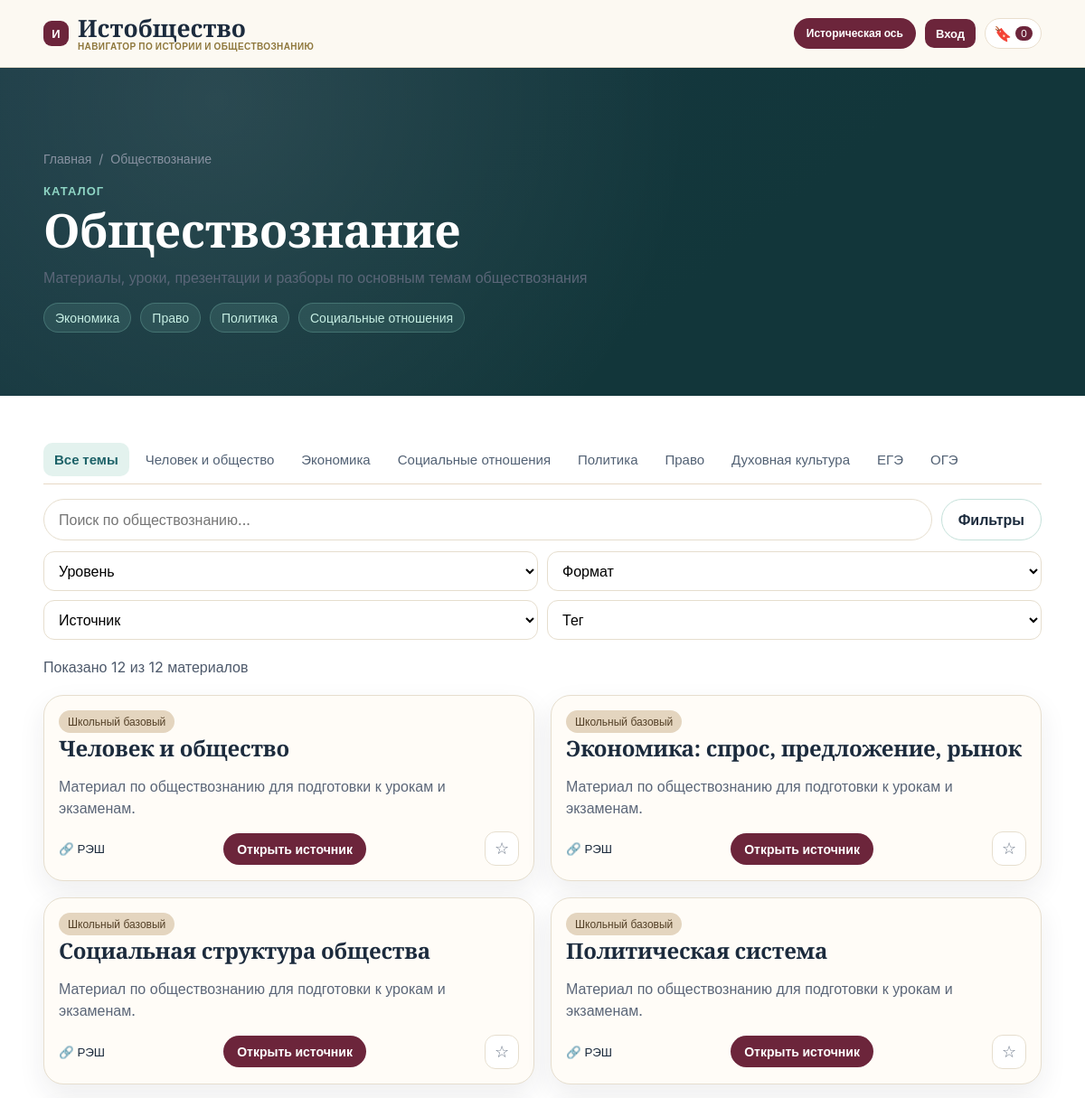
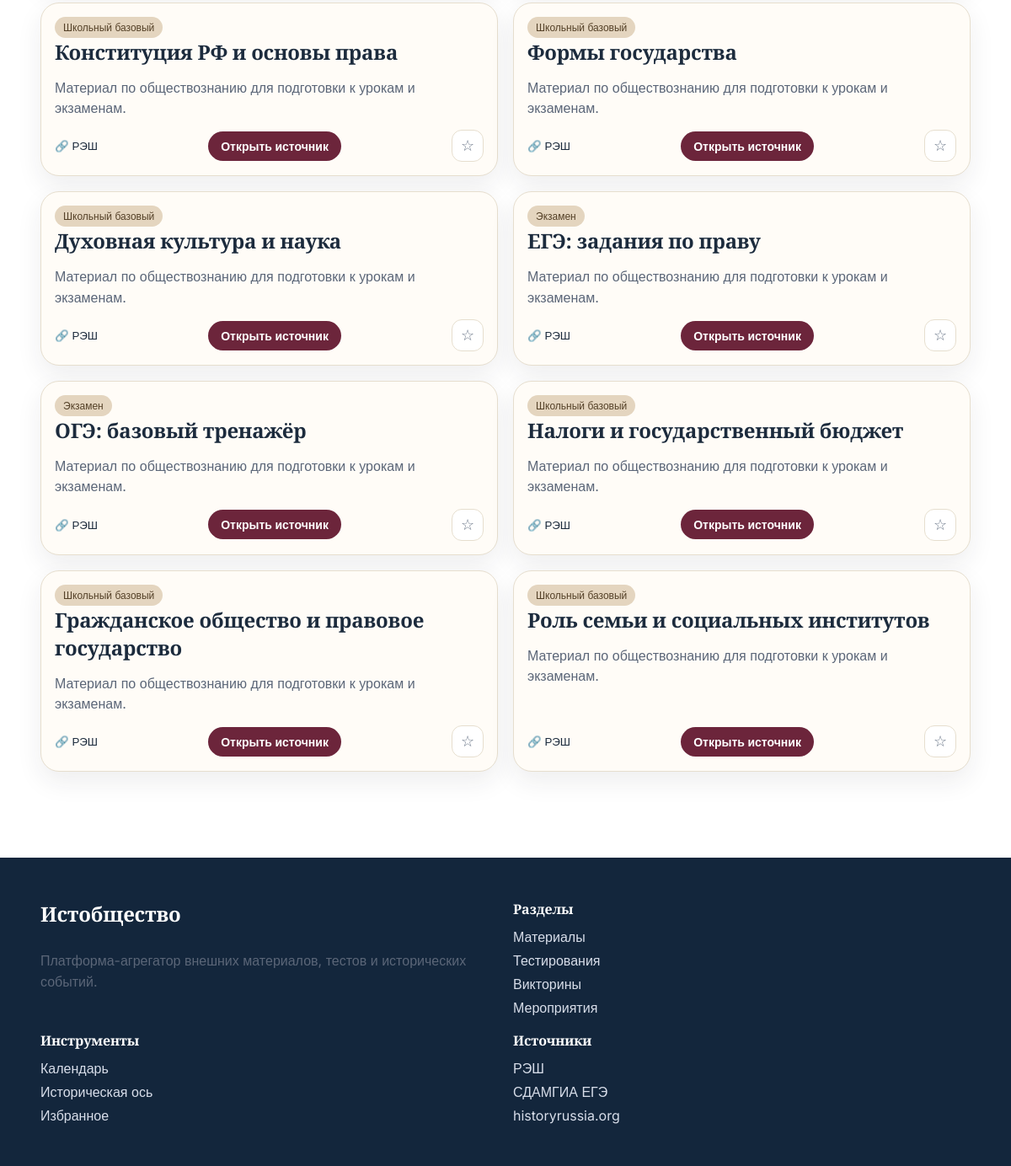
The app's page /social/ with its own data (2 pictures, top to bottom).
### apps/common/models.py (models this page shows, shortened)
class Tag(models.Model):
    name = models.CharField(max_length=128, unique=True)
    slug = models.SlugField(max_length=128, unique=True)
    tag_type = models.CharField(max_length=64, choices=TAG_TYPE_CHOICES, default="topic")
    color = models.CharField(max_length=20, default="#E6E8EE")
    is_featured = models.BooleanField(default=False)
    sort_order = models.PositiveIntegerField(default=0)
    class Meta:
        ordering = ["sort_order", "name"]

class TimeStampedModel(models.Model):
    created_at = models.DateTimeField(auto_now_add=True)
    updated_at = models.DateTimeField(auto_now=True)
    class Meta:
        abstract = True

class Source(TimeStampedModel):
    name = models.CharField(max_length=255, unique=True)
    slug = models.SlugField(max_length=255, unique=True)
    domain = models.CharField(max_length=255, blank=True)
    base_url = models.URLField(blank=True)
    source_type = models.CharField(max_length=64, choices=SOURCE_TYPE_CHOICES, default="external_education")
    logo = models.ImageField(upload_to="sources/logos/", blank=True, null=True)
    is_active = models.BooleanField(default=True)
    sort_order = models.PositiveIntegerField(default=0)
    class Meta:
        ordering = ["sort_order", "name"]

### apps/catalog/models.py (models this page shows, shortened)
class Material(TimeStampedModel):
    title = models.CharField(max_length=255)
    slug = models.SlugField(max_length=255, unique=True)
    short_description = models.TextField(blank=True)
    full_description = models.TextField(blank=True)
    section = models.CharField(max_length=32, choices=SECTION_CHOICES)
    material_kind = models.CharField(max_length=32, choices=MATERIAL_KIND_CHOICES, default="lesson")
    source = models.ForeignKey(Source, on_delete=models.PROTECT, related_name="materials")
    external_url = models.URLField(blank=True)
    primary_file = models.FileField(upload_to="materials/files/", blank=True, null=True)
    cover_image = models.ImageField(upload_to="materials/covers/", blank=True, null=True)
    badge_text = models.CharField(max_length=64, blank=True)
    level = models.CharField(max_length=32, choices=LEVEL_CHOICES, default="general")
    is_external_resource = models.BooleanField(default=True)
    is_published = models.BooleanField(default=True)
    is_archived = models.BooleanField(default=False)
    sort_order = models.PositiveIntegerField(default=0)
    published_at = models.DateTimeField(blank=True, null=True)
    link_priority = models.CharField(max_length=16, choices=LINK_PRIORITY_CHOICES, default="external")
    updated_by = models.ForeignKey(
        settings.AUTH_USER_MODEL,
        on_delete=models.SET_NULL,
        null=True,
        blank=True,
        related_name="updated_materials",
    )
    tags = models.ManyToManyField(Tag, related_name="materials", blank=True)
    class Meta:
        ordering = ["sort_order", "-published_at", "title"]

### apps/catalog/views.py (the view)
# urls.py: path("social/", views.social, name="social"),
def social(request):
    materials = _filtered_materials("social", request)
    categories = [
        "Все темы",
        "Человек и общество",
        "Экономика",
        "Социальные отношения",
        "Политика",
        "Право",
        "Духовная культура",
        "ЕГЭ",
        "ОГЭ",
    ]
    quick_topics = ["Экономика", "Право", "Политика", "Социальные отношения"]
    selected = {
        "q": request.GET.get("q", ""),
        "level": request.GET.get("level", ""),
        "material_kind": request.GET.get("material_kind", ""),
        "source": request.GET.get("source", ""),
        "tag": request.GET.get("tag", ""),
        "quick": request.GET.get("quick", ""),
        "staff_state": request.GET.get("staff_state", "all"),
    }
    context = {
        "materials": materials,
        "sources": Source.objects.filter(is_active=True),
        "tags": Tag.objects.filter(tag_type__in=["topic", "period", "era"]),
        "level_choices": LEVEL_CHOICES,
        "material_kind_choices": MATERIAL_KIND_CHOICES,
        "selected": selected,
        "categories": categories,
        "quick_topics": quick_topics,
        "total_count": materials.count(),
        "staff_mode": request.user.is_staff,
        "section_default": "social",
    }
    return render(request, "catalog/social.html", context)

### apps/core/context_processors.py (called while the page is built)
def site_meta(_request):
    return {
        "site_name": SITE_BRAND_NAME,
        "site_tagline": SITE_BRAND_TAGLINE,
    }

### apps/favorites/context_processors.py (called while the page is built)
def favorites_context(request):
    favorites = ensure_session_favorites(request)
    return {
        "favorites_count": total_favorites_count(favorites),
        "favorites_state": favorites,
    }

### apps/favorites/services.py (called while the page is built)
def _normalized_favorites(raw_favorites):
    fallback = {key: [] for key in FAVORITE_GROUPS}
    if not isinstance(raw_favorites, dict):
        return fallback
    normalized = {}
    for group in FAVORITE_GROUPS:
        values = raw_favorites.get(group, [])
        if isinstance(values, (list, tuple, set)):
            normalized[group] = [item for item in values if isinstance(item, int)]
        else:
            normalized[group] = []
    return normalized

def ensure_session_favorites(request):
    fallback = {key: [] for key in FAVORITE_GROUPS}
    try:
        session = getattr(request, "session", None)
        if session is None:
            return fallback
        favorites = session.get(settings.FAVORITES_SESSION_KEY)
        if not favorites:
            favorites = fallback.copy()
        return _normalized_favorites(favorites)
    except Exception:
        return fallback

def total_favorites_count(favorites):
    safe_favorites = _normalized_favorites(favorites)
    return sum(len(values) for values in safe_favorites.values())

### templates/catalog/social.html (shortened to what this page needs)
{% extends "base.html" %}
{% load static %}
{% block page_css %}<link rel="stylesheet" href="{% static 'css/pages/social.css' %}">{% endblock %}
{% block content %}
<section class="hero hero-dark social-hero">
  <div class="container">
    {% include "includes/components/breadcrumbs.html" with current="Обществознание" %}
    <p class="section-label">Каталог</p>
    <h1>Обществознание</h1>
    <p>Материалы, уроки, презентации и разборы по основным темам обществознания</p>
    <div class="chips chips-dark">
      {% for topic in quick_topics %}<span>{{ topic }}</span>{% endfor %}
    </div>
  </div>
</section>
<section class="container section">
  <div class="period-tabs social-tabs">
    {% for category in categories %}
      <button type="submit" form="social-filter-form" name="quick" value="{{ category }}" class="{% if selected.quick == category or not selected.quick and forloop.first %}is-active{% endif %}">{{ category }}</button>
    {% endfor %}
  </div>
  <form id="social-filter-form" class="filter-form" method="get" hx-get="/htmx/social/filter/" hx-target="#social-grid" hx-trigger="change delay:200ms, keyup changed delay:300ms from:input[name='q']">
    <div class="search-form">
      <input type="text" name="q" value="{{ selected.q }}" placeholder="Поиск по обществознанию...">
      <button type="submit" class="btn btn-outline">Фильтры</button>
    </div>
    <div class="filter-row">
      <select name="level">
        <option value="">Уровень</option>
      </select>
      <select name="material_kind">
        <option value="">Формат</option>
      </select>
      <select name="source">
        <option value="">Источник</option>
      </select>
      <select name="tag">
        <option value="">Тег</option>
      </select>
    </div>
  </form>
  <p class="result-note">Показано {{ total_count }} из {{ total_count }} материалов</p>
  <div id="social-grid" class="grid-4">
    {% include "catalog/partials/materials_grid.html" with materials=materials total_count=total_count %}
  </div>
</section>
{% endblock %}

### templates/includes/components/breadcrumbs.html
<nav class="breadcrumbs" aria-label="Хлебные крошки">
  <a href="/">Главная</a>
  <span>/</span>
  <span>{{ current }}</span>
</nav>

### templates/includes/components/material_card.html (shortened to what this page needs)
<article class="card material-card">
  <div class="card-head">
    <span class="pill">{{ material.get_level_display }}</span>
  </div>
  <h3>{{ material.title }}</h3>
  <p>{{ material.short_description|truncatechars:96 }}</p>
  <div class="card-footer">
    <small>🔗 {{ material.source.name }}</small>
    {% if material.primary_file %}
      <a class="btn btn-outline" href="{{ material.primary_file.url }}" download>Скачать файл</a>
    {% elif material.external_url %}
      <a
        class="btn js-external-go"
        href="/go/material/{{ material.id }}/"
        data-item-title="{{ material.title }}"
        data-source-domain="{{ material.source.domain|default:material.source.name }}"
        data-content-label="материалу"
      >Открыть источник</a>
    {% endif %}
    {% if material.id in favorites_state.materials %}
      {% include "includes/components/favorite_button.html" with item_type="materials" item_id=material.id is_saved=True %}
    {% else %}
      {% include "includes/components/favorite_button.html" with item_type="materials" item_id=material.id is_saved=False %}
    {% endif %}
  </div>
</article>

### templates/includes/components/favorite_button.html
{% with saved=is_saved|default:False %}
<button
  class="favorite-btn {% if saved %}is-saved{% endif %}"
  hx-post="/htmx/favorites/toggle/"
  hx-vals='{"item_type":"{{ item_type }}","item_id":"{{ item_id }}"}'
  hx-target="this"
  hx-swap="outerHTML"
  hx-trigger="click"
  aria-label="{% if saved %}Убрать из избранного{% else %}Сохранить в избранное{% endif %}"
  title="{% if saved %}Убрать из избранного{% else %}Сохранить в избранное{% endif %}"
>
  {% if saved %}★{% else %}☆{% endif %}
</button>
{% endwith %}

### static/css/base.css (style rules this page uses)
:root { --background-main: #ffffff; --background-card: #fffcf7; --background-hero-dark: #13263c; --text-primary: #1c2b3d; --text-secondary: #5b6678; --accent-burgundy: #6c253b; --accent-gold: #b98e3f; --accent-blue: #1b79da; --accent-green: #2d8f48; --card-border: #e6dece; --chip-bg: #ebe4d7; --footer-bg: #13263c; --radius-md: 14px; --radius-lg: 22px; --shadow-soft: 0 12px 30px rgba(34, 38, 48, 0.08); }
* { box-sizing: border-box; }
body { margin: 0; background: var(--background-main); color: var(--text-primary); font-family: "Inter", sans-serif; }
h1, h2, h3, h4 { font-family: "Cormorant Garamond", serif; margin: 0 0 14px; letter-spacing: -0.01em; }
h1 { font-size: clamp(2.4rem, 4.3vw, 4.35rem); line-height: 1.03; }
h3 { font-size: clamp(1.35rem, 2vw, 1.9rem); }
p { margin: 0 0 14px; color: var(--text-secondary); line-height: 1.52; }
a { color: inherit; text-decoration: none; }
button, input, select { font: inherit; }

### static/css/layout.css (style rules this page uses)
.container { width: min(1600px, 92vw); margin: 0 auto; }
.section { padding: 52px 0; }
.hero { background: linear-gradient(140deg, #1f2f46 0%, #13263c 70%); color: #fff; padding: 92px 0 70px; position: relative; }
.hero::before { content: ""; position: absolute; inset: 0; background: radial-gradient(circle at 20% 10%, rgba(255, 255, 255, 0.09), transparent 52%); }
.hero > .container { position: relative; z-index: 1; }
.hero-dark { background: var(--background-hero-dark); }
.section-label { color: var(--accent-gold); text-transform: uppercase; letter-spacing: 0.08em; font-size: 13px; font-weight: 700; margin-bottom: 6px; }
.grid-4 { display: grid; grid-template-columns: repeat(4, minmax(0, 1fr)); gap: 18px; }
.result-note { font-size: 1rem; margin: 18px 0; color: #4d596b; }
@media (max-width: 1279px) { .grid-4 { grid-template-columns: repeat(2, minmax(0, 1fr)); } }

### static/css/pages/social.css (style rules this page uses)
.social-hero { --social-hero-bg: #12363a; --social-accent: #2f8c92; --social-soft: #cfe7de; background: linear-gradient(140deg, #173842 0%, var(--social-hero-bg) 65%); }
.social-hero .section-label { color: #8fd6c5; }
.social-hero .chips span { background: rgba(143, 214, 197, 0.12); border-color: rgba(143, 214, 197, 0.25); color: #c6eee3; }
.social-tabs button.is-active { background: #e3f2ee; color: #1d6268; }
.social-hero + .section .btn.btn-outline { border-color: #c5e1da; }

### records on screen
Tag: name "Обществознание"
Material: level "Школьный базовый", title "Человек и общество", short_description "Материал по обществознанию для подготовки к урокам и экзаменам.", source.name "РЭШ"
Material: level "Школьный базовый", title "Экономика: спрос, предложение, рынок", short_description "Материал по обществознанию для подготовки к урокам и экзаменам.", source.name "РЭШ"
Material: level "Школьный базовый", title "Социальная структура общества", short_description "Материал по обществознанию для подготовки к урокам и экзаменам.", source.name "РЭШ"
Material: level "Школьный базовый", title "Политическая система", short_description "Материал по обществознанию для подготовки к урокам и экзаменам.", source.name "РЭШ"
Material: level "Школьный базовый", title "Конституция РФ и основы права", short_description "Материал по обществознанию для подготовки к урокам и экзаменам.", source.name "РЭШ"
Material: level "Школьный базовый", title "Формы государства", short_description "Материал по обществознанию для подготовки к урокам и экзаменам.", source.name "РЭШ"
Material: level "Школьный базовый", title "Духовная культура и наука", short_description "Материал по обществознанию для подготовки к урокам и экзаменам.", source.name "РЭШ"
Material: level "Экзамен", title "ЕГЭ: задания по праву", short_description "Материал по обществознанию для подготовки к урокам и экзаменам.", source.name "РЭШ"
Material: level "Экзамен", title "ОГЭ: базовый тренажёр", short_description "Материал по обществознанию для подготовки к урокам и экзаменам.", source.name "РЭШ"
Material: level "Школьный базовый", title "Налоги и государственный бюджет", short_description "Материал по обществознанию для подготовки к урокам и экзаменам.", source.name "РЭШ"
Material: level "Школьный базовый", title "Гражданское общество и правовое государство", short_description "Материал по обществознанию для подготовки к урокам и экзаменам.", source.name "РЭШ"
Material: level "Школьный базовый", title "Роль семьи и социальных институтов", short_description "Материал по обществознанию для подготовки к урокам и экзаменам.", source.name "РЭШ"

### other values on screen
{{ site_name }} "Истобщество"
{{ site_tagline }} "НАВИГАТОР ПО ИСТОРИИ И ОБЩЕСТВОЗНАНИЮ"
{{ favorites_count|default:0 }} "0"
{{ topic }} "Экономика" "Право" "Политика" "Социальные отношения"
{{ category }} "Все темы" "Человек и общество" "Экономика" "Социальные отношения" "Политика" "Право" "Духовная культура" "ЕГЭ" "ОГЭ"
{{ total_count }} "12"
